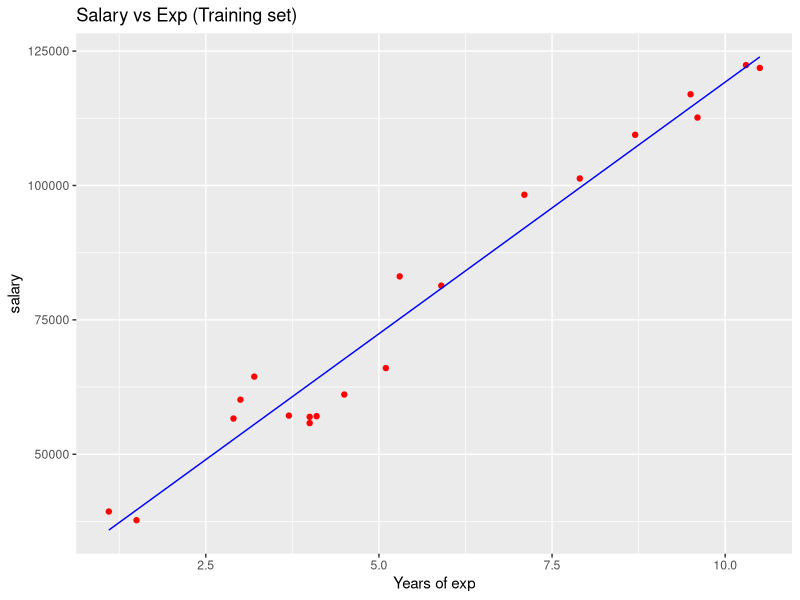
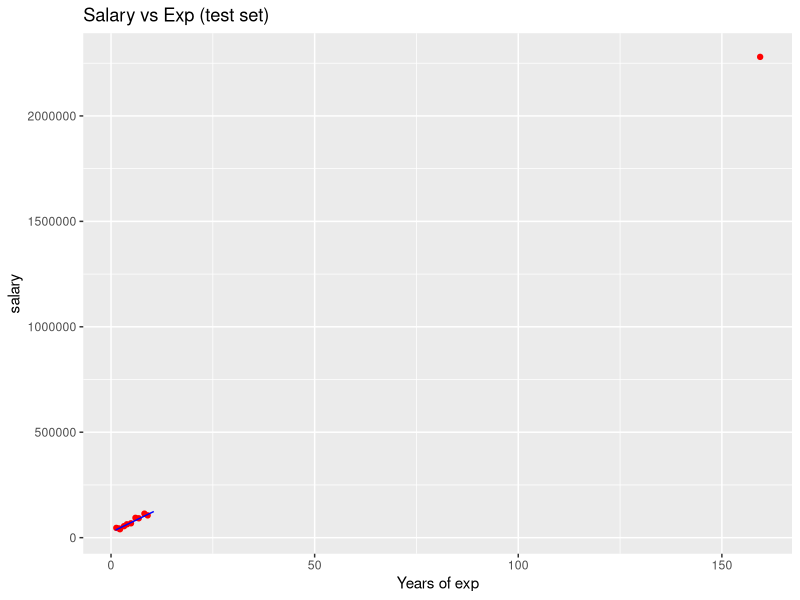

The R source for these figures, in order:
# Simple Linear Regression

# Importing the dataset
dataset = read.csv('Salary_Data.csv')

# Splitting the dataset into the Training set and Test set
# install.packages('caTools')
library(caTools)
set.seed(123)
split = sample.split(dataset$Salary, SplitRatio = 2/3)
training_set = subset(dataset, split == TRUE)
test_set = subset(dataset, split == FALSE)

# Feature Scaling 
# training_set = scale(training_set)
# test_set = scale(test_set)

# Fitting Simple Linear Regression to the Training set
regressor = lm(formula = Salary ~ YearsExperience,
               data = training_set)

# Predicting the Test set results
y_pred = predict(regressor, newdata = test_set)

# Visualising the Training set results
library(ggplot2)
ggplot() +
  geom_point(aes(x = training_set$YearsExperience, y = training_set$Salary),
             colour = "red"
             ) +
  geom_line(aes(x = training_set$YearsExperience, y = predict(regressor, newdata = training_set)),
            color = 'blue'
            ) + 
  ggtitle("Salary vs Exp (Training set) ") +
  xlab('Years of exp') +
  ylab("salary")

ggplot() +
  geom_point(aes(x = test_set$YearsExperience, y = test_set$Salary),
             colour = "red"
  ) +
  geom_line(aes(x = training_set$YearsExperience, y = predict(regressor, newdata = training_set)),
            color = 'blue'
  ) + 
  ggtitle("Salary vs Exp (test set) ") +
  xlab('Years of exp') +
  ylab("salary")
